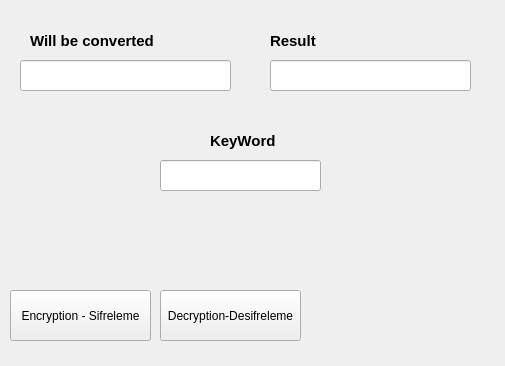
<?xml version="1.0" encoding="UTF-8"?>
<ui version="4.0">
 <class>Form</class>
 <widget class="QWidget" name="Form">
  <property name="geometry">
   <rect>
    <x>0</x>
    <y>0</y>
    <width>505</width>
    <height>366</height>
   </rect>
  </property>
  <property name="windowTitle">
   <string>CRYPTO   @author Haji Davud</string>
  </property>
  <widget class="QPushButton" name="pushButton">
   <property name="geometry">
    <rect>
     <x>10</x>
     <y>290</y>
     <width>141</width>
     <height>51</height>
    </rect>
   </property>
   <property name="text">
    <string>Encryption - Sifreleme</string>
   </property>
  </widget>
  <widget class="QLineEdit" name="lineEdit">
   <property name="geometry">
    <rect>
     <x>20</x>
     <y>60</y>
     <width>211</width>
     <height>31</height>
    </rect>
   </property>
  </widget>
  <widget class="QLineEdit" name="lineEdit_2">
   <property name="geometry">
    <rect>
     <x>270</x>
     <y>60</y>
     <width>201</width>
     <height>31</height>
    </rect>
   </property>
  </widget>
  <widget class="QLabel" name="label">
   <property name="geometry">
    <rect>
     <x>30</x>
     <y>30</y>
     <width>251</width>
     <height>21</height>
    </rect>
   </property>
   <property name="font">
    <font>
     <pointsize>11</pointsize>
     <weight>75</weight>
     <bold>true</bold>
    </font>
   </property>
   <property name="text">
    <string>Will be converted</string>
   </property>
  </widget>
  <widget class="QLabel" name="label_2">
   <property name="geometry">
    <rect>
     <x>270</x>
     <y>30</y>
     <width>251</width>
     <height>21</height>
    </rect>
   </property>
   <property name="font">
    <font>
     <pointsize>11</pointsize>
     <weight>75</weight>
     <bold>true</bold>
    </font>
   </property>
   <property name="text">
    <string>Result</string>
   </property>
  </widget>
  <widget class="QLineEdit" name="lineEdit_3">
   <property name="geometry">
    <rect>
     <x>160</x>
     <y>160</y>
     <width>161</width>
     <height>31</height>
    </rect>
   </property>
  </widget>
  <widget class="QLabel" name="label_3">
   <property name="geometry">
    <rect>
     <x>210</x>
     <y>130</y>
     <width>251</width>
     <height>21</height>
    </rect>
   </property>
   <property name="font">
    <font>
     <pointsize>11</pointsize>
     <weight>75</weight>
     <bold>true</bold>
    </font>
   </property>
   <property name="text">
    <string>KeyWord</string>
   </property>
  </widget>
  <widget class="QPushButton" name="pushButton_2">
   <property name="geometry">
    <rect>
     <x>160</x>
     <y>290</y>
     <width>141</width>
     <height>51</height>
    </rect>
   </property>
   <property name="text">
    <string>Decryption-Desifreleme</string>
   </property>
  </widget>
 </widget>
 <resources/>
 <connections/>
</ui>
